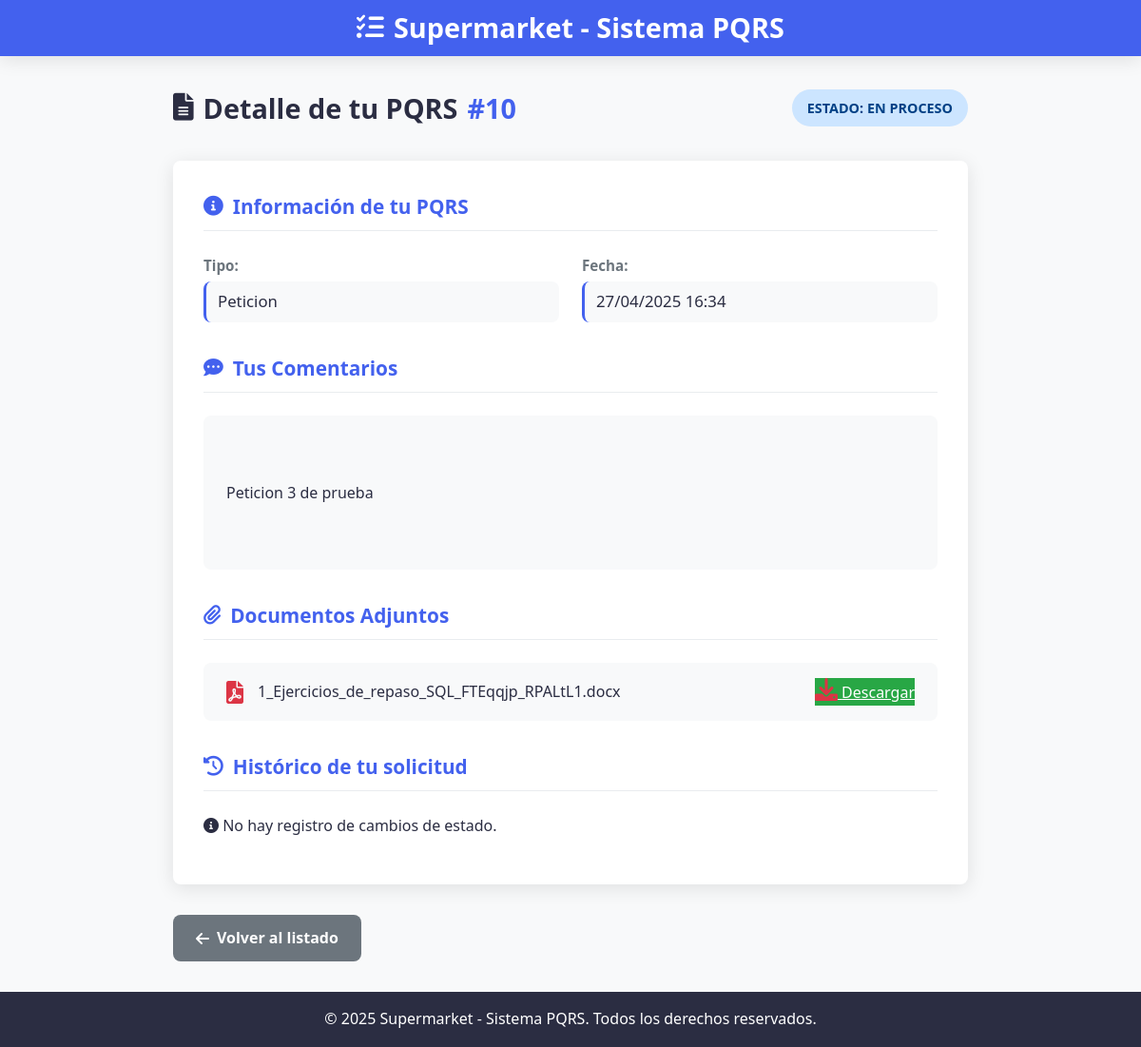
/cliente/pqrs/10/ (signed in), run on an earlier commit of the app's database.
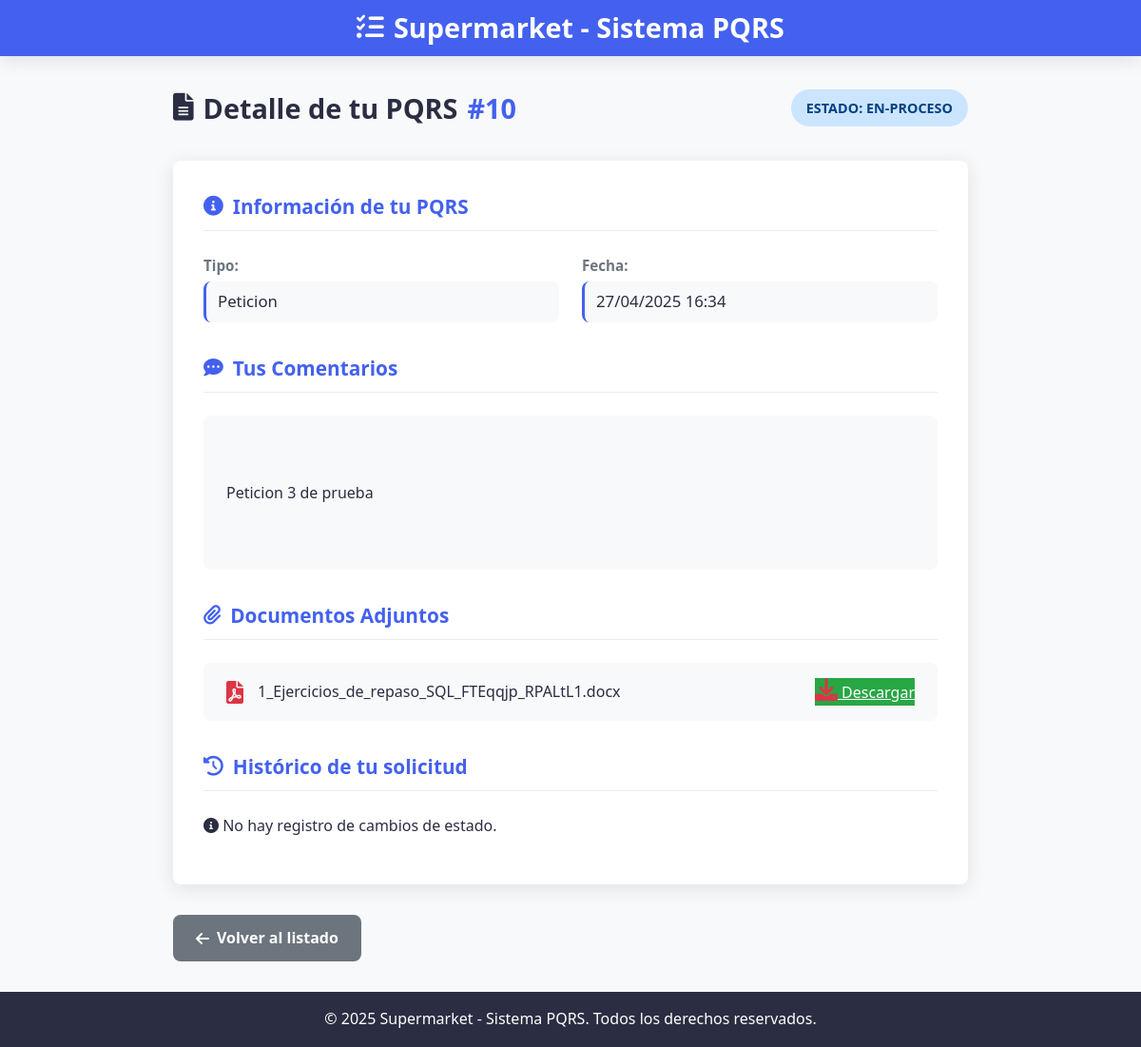
And on a later commit of the database.
### core/models.py (models this page shows, shortened)
class PQRS(models.Model):
    TIPO_RADICADO_CHOICES = [
        ('Peticion', 'Peticion'),
        ('Queja', 'Queja'),
        ('Reclamo', 'Reclamo'),
        ('Sugerencia', 'Sugerencia'),
    ]
    ESTADO_RADICADO_CHOICES = [
        ('nuevo', 'Nuevo'),
        ('en-proceso', 'En Proceso'),
        ('resuelto', 'Resuelto'),
        ('cerrado', 'Cerrado'),
    ]
    numero_radicado = models.AutoField(primary_key=True)
    fecha_radicado = models.DateTimeField(auto_now_add=True)
    tipo_radicado = models.CharField(max_length=25, choices=TIPO_RADICADO_CHOICES)
    comentarios = models.TextField()
    anexo = models.FileField(upload_to='anexos/', blank=True, null=True)
    cliente = models.ForeignKey(Cliente, on_delete=models.CASCADE, related_name='pqrs')
    estado = models.CharField(max_length=20, choices=ESTADO_RADICADO_CHOICES, default='nuevo')
    empleado_asignado = models.ForeignKey(Empleado, on_delete=models.SET_NULL, null=True, blank=True, related_name='pqrs_asignados')
    justificacion_del_estado = models.TextField(blank=True, null=True)
    fecha_respuesta = models.DateTimeField(blank=True, null=True)

### core/views.py (the view)
# urls.py: path('cliente/pqrs/<int:numero_radicado>/', detalle_pqrs, name='detalle_pqrs'),
def detalle_pqrs(request, numero_radicado):
    if request.session.get('rol') != 'cliente':
        return redirect('inicio')
    nombre_usuario = request.session.get('usuario')
    cliente = get_object_or_404(Cliente, nombre_completo=nombre_usuario)
    pqrs = get_object_or_404(PQRS, numero_radicado=numero_radicado, cliente=cliente)
    return render(request, 'detalle_pqrs.html', {'pqrs': pqrs, 'usuario': nombre_usuario})

### templates/detalle_pqrs.html (shortened to what the changed rows need)
{% load static %}
<!DOCTYPE html>
<html lang="es">
<head>
    <link rel="stylesheet" href="{% static 'css/cliente/detalle_pqrs_cliente.css' %}">
    <link rel="stylesheet" href="https://cdnjs.cloudflare.com/ajax/libs/font-awesome/6.0.0/css/all.min.css">
</head>
<body>
    <div class="pqrs-detail-container">
        <header class="pqrs-header">
            <h1><i class="fas fa-tasks"></i> Supermarket - Sistema PQRS</h1>
        </header>
        <main class="pqrs-detail-content">
            <div class="detail-header">
                <h2>
                    <i class="fas fa-file-alt"></i> Detalle de tu PQRS
                    <span class="radicado-number">#{{ pqrs.numero_radicado }}</span>
                </h2>
                <div class="status-badge
                    {% if pqrs.estado|slugify == 'en-proceso' or pqrs.estado|slugify == 'enproceso' %}badge-en-proceso
                    {% elif pqrs.estado|slugify == 'nuevo' %}badge-nuevo
                    {% elif pqrs.estado|slugify == 'resuelto' %}badge-resuelto
                    {% elif pqrs.estado|slugify == 'cerrado' %}badge-cerrado
                    {% endif %}">
                    Estado: {{ pqrs.estado|title }}
                </div>
            </div>
            <div class="detail-card">
                <div class="detail-section">
                    <div class="detail-grid">
                        <div class="detail-item">
                            <span class="detail-label">Tipo:</span>
                            <span class="detail-value">{{ pqrs.tipo_radicado }}</span>
                        </div>
                        <div class="detail-item">
                            <span class="detail-label">Fecha:</span>
                            <span class="detail-value">{{ pqrs.fecha_radicado|date:"d/m/Y H:i" }}</span>
                        </div>
                    </div>
                </div>
                <div class="detail-section">
                    <div class="comments-box">
                        {{ pqrs.comentarios|linebreaks }}
                    </div>
                </div>
                <div class="detail-section">
                    {% if pqrs.anexo %}
                        <div class="attachment-box">
                            <i class="fas fa-file-pdf"></i>
                            <span class="attachment-name">{{ pqrs.anexo.name|cut:"anexos/" }}</span>
                            <a href="{{ pqrs.anexo.url }}" download class="btn-download">
                                <i class="fas fa-download"></i> Descargar
                            </a>
                        </div>
                    {% else %}
                        <p class="no-attachment"><i class="fas fa-times-circle"></i> No adjuntaste ningún documento.</p>
                    {% endif %}
                </div>
            </div>
        </main>
    </div>
</body>
</html>

What changed in the data, as far as the page shows it:
changed PQRS "Peticion": estado "EN PROCESO" → "EN-PROCESO"
